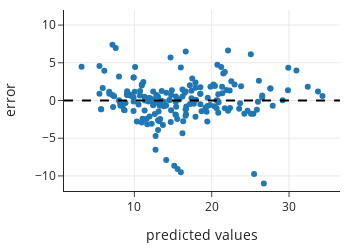

Write notebook code for a chart like this one.
### Markdown cell above
We can examine the errors in predicting $y_i$ using this line. Below, we plot these errors against the predicted values for each observation. On the $y$-axis is the difference: $y_i - \hat{y}_i$, where $\hat{y}_i = -3.4 + 2.1x_i$ is the prediction, and on the $x$-axis are the predicted values, the $\hat{y}_i$. That is, the points are $(\hat{y}_i, y_i - \hat{y}_i)$.

### Code cell
predicted = result.fittedvalues
errors = result.resid

fig = px.scatter(y = errors, x=predicted,
                 labels={
                     "y": "error",
                     "x": "predicted values"},
                 width=350, height=250)

fig.update_yaxes(range=[-12, 12])

fig.add_hline(0, line_color='black', line_width=2, line_dash='dash', opacity=1)

### Figure 1 — Plotly figure (JSON) as saved in the notebook; plotly's stock layout.template omitted (floating-point values rounded to 4 significant figures; data arrays with more than 128 entries replaced by an {"elided": "..."} marker saying what was removed)
{"data": [{"hovertemplate": "predicted values=%{x}<br>error=%{y}<extra></extra>", "legendgroup": "", "marker": {"color": "#1F77B4", "symbol": "circle"}, "mode": "markers", "name": "", "orientation": "v", "showlegend": false, "type": "scatter", "x": {"elided": "184 float values"}, "xaxis": "x", "y": {"elided": "184 float values"}, "yaxis": "y"}], "layout": {"height": 250, "legend": {"tracegroupgap": 0}, "shapes": [{"line": {"color": "black", "dash": "dash", "width": 2}, "opacity": 1, "type": "line", "x0": 0, "x1": 1, "xref": "x domain", "y0": 0, "y1": 0, "yref": "y"}], "width": 350, "xaxis": {"anchor": "y", "autorange": true, "domain": [0, 1], "range": [0.8988, 36.59], "title": {"text": "predicted values"}, "type": "linear"}, "yaxis": {"anchor": "x", "domain": [0, 1], "range": [-12, 12], "title": {"text": "error"}, "type": "linear"}}}
